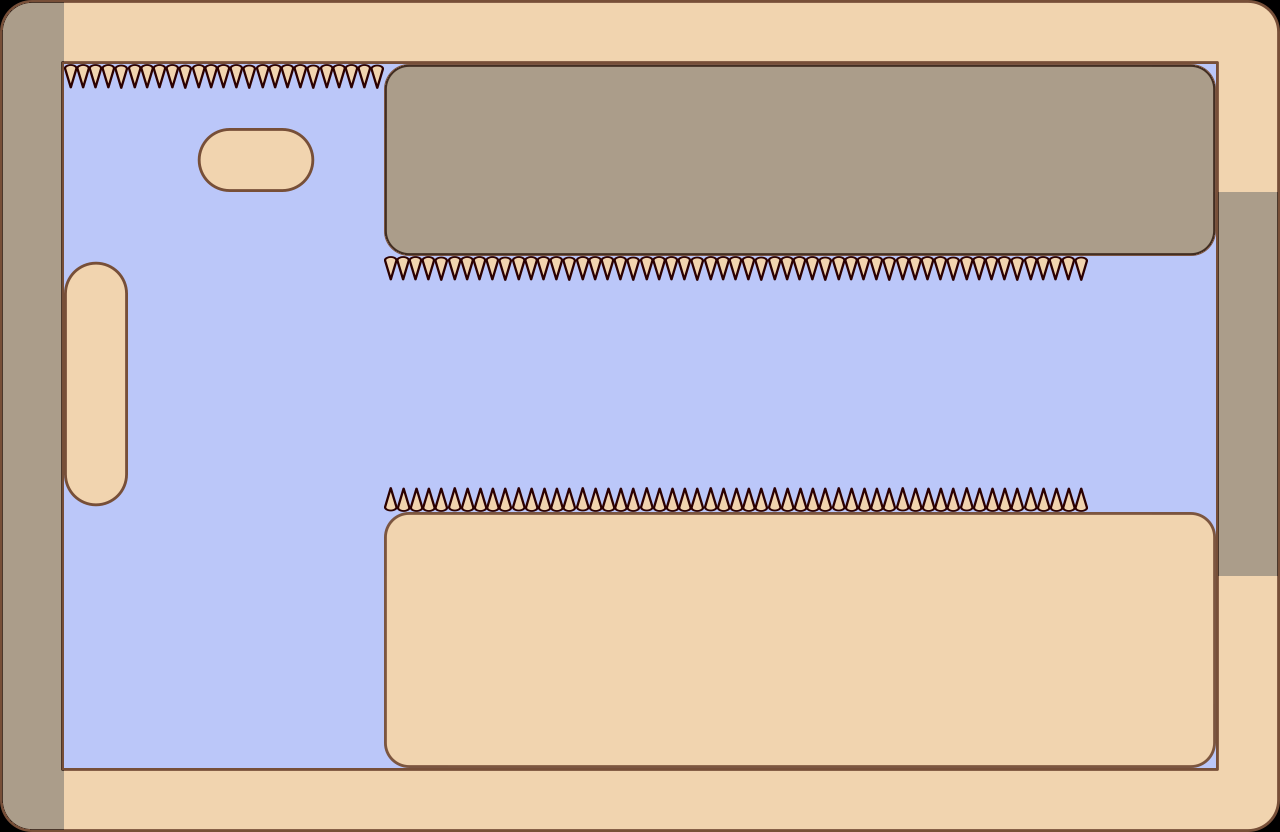

This is a level from a 2D game, rendered from its Tiled map with the project's own tilesets. A one-line summary and the map file follow, with tile-layer data summarised:
An orthogonal 20x13 tile map with 64x64 px tiles, 3 tile layers (Capa de Patrones 1, Capa de patrones 2, nowallz) and 13 objects (3x ET_WALL_NOPORTAL, 3x ET_SPIKES, ET_PLAYER, ET_PRINCESS).

<map height="13" orientation="orthogonal" tileheight="64" tilewidth="64" version="1.0" width="20"><properties><property name="blended tiles" value="16,30,31,32,33,35,36,38,39,41,42,43,44,45,48,49,51,52,54,55,57,58,59,60,61,62,63,64,65,67,68,69,70,71,73,74,75,76,77,78,79,81,83,84,85,86,87,89,90,91,92,93,94,95,96,97,99,100,101,102,103,104,105,106,107,108,109,110,111,112,113,115,116,117,118,119,120,121,122,123,124,125,126,127,128,142,143,144,145,146,147,148,149,150,151,152,153,154,155,156,157,158,159,160,161,162,163,164,165,166,167,168,169,172,173,174,175,176,177,178,179,180,181,182,183,184,185,186,187,188,189,190,191,192,193,194,195,196,197,198,199,200,201,202,203,204,205,206,207,208,209,210,211,212,213,214,215,216,217,218,219,220,221,222,223,224,227,228,229,230,231,232,233,234,235,236,237,238,239,240,243,244,245,246,247,248,249,250,251,252,253,254,255,256" /></properties>
 <tileset firstgid="1" name="tilemapinkscape" tileheight="64" tilewidth="64">
  <image height="1024" source="tilemapinkscape.png" trans="000000" width="1024" />
 </tileset>
 <layer height="13" name="Capa de Patrones 1" width="20">
  <data>[260 cells, 260 non-empty, 3 distinct tile ids]</data>
 </layer>
 <layer height="13" name="Capa de patrones 2" width="20">
  <data>[260 cells, 127 non-empty, 7 distinct tile ids]</data>
 </layer>
 <objectgroup height="13" name="Capa de Objetos 1" width="20">
  <object height="64" name="ET_PLAYER" width="64" x="128" y="704" />
  <object height="64" name="ET_PRINCESS" width="64" x="1152" y="320" />
  <object height="832" name="ET_WALL_NOPORTAL" width="64" x="1216" y="0" />
  <object height="832" name="ET_WALL_NOPORTAL" width="64" x="0" y="0" />
  <object height="64" width="1152" x="64" y="768" />
  <object height="256" width="832" x="384" y="512" />
  <object height="192" name="ET_WALL_NOPORTAL" width="832" x="384" y="64" />
  <object height="64" name="ET_SPIKES" width="704" x="384" y="256" />
  <object height="64" name="ET_SPIKES" width="704" x="384" y="448" />
  <object height="256" width="64" x="64" y="256" />
  <object height="64" width="128" x="192" y="128" />
  <object height="64" name="ET_SPIKES" width="320" x="64" y="64" />
  <object height="64" width="1152" x="64" y="0" />
 </objectgroup>
 <layer height="13" name="nowallz" width="20">
  <data>[260 cells, 58 non-empty, 5 distinct tile ids]</data>
 </layer>
</map>
